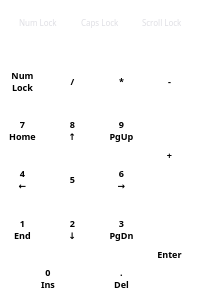
        <widget class="QWidget" name="widget_NumericKeyPad" native="true">
         <property name="sizePolicy">
          <sizepolicy hsizetype="Maximum" vsizetype="Preferred">
           <horstretch>0</horstretch>
           <verstretch>0</verstretch>
          </sizepolicy>
         </property>
         <property name="styleSheet">
          <string notr="true">background-color: rgba(0, 0, 0, 0);</string>
         </property>
         <layout class="QGridLayout" name="gridLayout_2">
          <property name="leftMargin">
           <number>0</number>
          </property>
          <property name="topMargin">
           <number>6</number>
          </property>
          <property name="rightMargin">
           <number>9</number>
          </property>
          <property name="bottomMargin">
           <number>0</number>
          </property>
          <property name="spacing">
           <number>3</number>
          </property>
          <item row="2" column="0">
           <widget class="QLabel" name="label_num">
            <property name="sizePolicy">
             <sizepolicy hsizetype="Fixed" vsizetype="Fixed">
              <horstretch>0</horstretch>
              <verstretch>0</verstretch>
             </sizepolicy>
            </property>
            <property name="minimumSize">
             <size>
              <width>45</width>
              <height>45</height>
             </size>
            </property>
            <property name="maximumSize">
             <size>
              <width>45</width>
              <height>45</height>
             </size>
            </property>
            <property name="font">
             <font>
              <family>微软雅黑</family>
              <pointsize>7</pointsize>
              <weight>75</weight>
              <bold>true</bold>
             </font>
            </property>
            <property name="styleSheet">
             <string notr="true"/>
            </property>
            <property name="text">
             <string>Num
Lock</string>
            </property>
            <property name="alignment">
             <set>Qt::AlignCenter</set>
            </property>
           </widget>
          </item>
          <item row="5" column="1">
           <widget class="QLabel" name="label_2r">
            <property name="sizePolicy">
             <sizepolicy hsizetype="Fixed" vsizetype="Fixed">
              <horstretch>0</horstretch>
              <verstretch>0</verstretch>
             </sizepolicy>
            </property>
            <property name="minimumSize">
             <size>
              <width>45</width>
              <height>45</height>
             </size>
            </property>
            <property name="maximumSize">
             <size>
              <width>45</width>
              <height>45</height>
             </size>
            </property>
            <property name="font">
             <font>
              <family>微软雅黑</family>
              <pointsize>7</pointsize>
              <weight>75</weight>
              <bold>true</bold>
             </font>
            </property>
            <property name="styleSheet">
             <string notr="true"/>
            </property>
            <property name="text">
             <string>2
↓</string>
            </property>
            <property name="alignment">
             <set>Qt::AlignCenter</set>
            </property>
           </widget>
          </item>
          <item row="4" column="1">
           <widget class="QLabel" name="label_5r">
            <property name="sizePolicy">
             <sizepolicy hsizetype="Fixed" vsizetype="Fixed">
              <horstretch>0</horstretch>
              <verstretch>0</verstretch>
             </sizepolicy>
            </property>
            <property name="minimumSize">
             <size>
              <width>45</width>
              <height>45</height>
             </size>
            </property>
            <property name="maximumSize">
             <size>
              <width>45</width>
              <height>45</height>
             </size>
            </property>
            <property name="font">
             <font>
              <family>微软雅黑</family>
              <pointsize>7</pointsize>
              <weight>75</weight>
              <bold>true</bold>
             </font>
            </property>
            <property name="styleSheet">
             <string notr="true"/>
            </property>
            <property name="text">
             <string>5</string>
            </property>
            <property name="alignment">
             <set>Qt::AlignCenter</set>
            </property>
           </widget>
          </item>
          <item row="5" column="3" rowspan="2">
           <widget class="QLabel" name="label_enterr">
            <property name="sizePolicy">
             <sizepolicy hsizetype="Fixed" vsizetype="Fixed">
              <horstretch>0</horstretch>
              <verstretch>0</verstretch>
             </sizepolicy>
            </property>
            <property name="minimumSize">
             <size>
              <width>45</width>
              <height>96</height>
             </size>
            </property>
            <property name="maximumSize">
             <size>
              <width>45</width>
              <height>96</height>
             </size>
            </property>
            <property name="font">
             <font>
              <family>微软雅黑</family>
              <pointsize>7</pointsize>
              <weight>75</weight>
              <bold>true</bold>
             </font>
            </property>
            <property name="styleSheet">
             <string notr="true"/>
            </property>
            <property name="text">
             <string>Enter</string>
            </property>
            <property name="alignment">
             <set>Qt::AlignCenter</set>
            </property>
           </widget>
          </item>
          <item row="3" column="0">
           <widget class="QLabel" name="label_7r">
            <property name="sizePolicy">
             <sizepolicy hsizetype="Fixed" vsizetype="Fixed">
              <horstretch>0</horstretch>
              <verstretch>0</verstretch>
             </sizepolicy>
            </property>
            <property name="minimumSize">
             <size>
              <width>45</width>
              <height>45</height>
             </size>
            </property>
            <property name="maximumSize">
             <size>
              <width>45</width>
              <height>45</height>
             </size>
            </property>
            <property name="font">
             <font>
              <family>微软雅黑</family>
              <pointsize>7</pointsize>
              <weight>75</weight>
              <bold>true</bold>
             </font>
            </property>
            <property name="styleSheet">
             <string notr="true"/>
            </property>
            <property name="text">
             <string>7
Home</string>
            </property>
            <property name="alignment">
             <set>Qt::AlignCenter</set>
            </property>
           </widget>
          </item>
          <item row="3" column="2">
           <widget class="QLabel" name="label_9r">
            <property name="sizePolicy">
             <sizepolicy hsizetype="Fixed" vsizetype="Fixed">
              <horstretch>0</horstretch>
              <verstretch>0</verstretch>
             </sizepolicy>
            </property>
            <property name="minimumSize">
             <size>
              <width>45</width>
              <height>45</height>
             </size>
            </property>
            <property name="maximumSize">
             <size>
              <width>45</width>
              <height>45</height>
             </size>
            </property>
            <property name="font">
             <font>
              <family>微软雅黑</family>
              <pointsize>7</pointsize>
              <weight>75</weight>
              <bold>true</bold>
             </font>
            </property>
            <property name="styleSheet">
             <string notr="true"/>
            </property>
            <property name="text">
             <string>9
PgUp</string>
            </property>
            <property name="alignment">
             <set>Qt::AlignCenter</set>
            </property>
           </widget>
          </item>
          <item row="4" column="2">
           <widget class="QLabel" name="label_6r">
            <property name="sizePolicy">
             <sizepolicy hsizetype="Fixed" vsizetype="Fixed">
              <horstretch>0</horstretch>
              <verstretch>0</verstretch>
             </sizepolicy>
            </property>
            <property name="minimumSize">
             <size>
              <width>45</width>
              <height>45</height>
             </size>
            </property>
            <property name="maximumSize">
             <size>
              <width>45</width>
              <height>45</height>
             </size>
            </property>
            <property name="font">
             <font>
              <family>微软雅黑</family>
              <pointsize>7</pointsize>
              <weight>75</weight>
              <bold>true</bold>
             </font>
            </property>
            <property name="styleSheet">
             <string notr="true"/>
            </property>
            <property name="text">
             <string>6
→</string>
            </property>
            <property name="alignment">
             <set>Qt::AlignCenter</set>
            </property>
           </widget>
          </item>
          <item row="4" column="0">
           <widget class="QLabel" name="label_4r">
            <property name="sizePolicy">
             <sizepolicy hsizetype="Fixed" vsizetype="Fixed">
              <horstretch>0</horstretch>
              <verstretch>0</verstretch>
             </sizepolicy>
            </property>
            <property name="minimumSize">
             <size>
              <width>45</width>
              <height>45</height>
             </size>
            </property>
            <property name="maximumSize">
             <size>
              <width>45</width>
              <height>45</height>
             </size>
            </property>
            <property name="font">
             <font>
              <family>微软雅黑</family>
              <pointsize>7</pointsize>
              <weight>75</weight>
              <bold>true</bold>
             </font>
            </property>
            <property name="styleSheet">
             <string notr="true"/>
            </property>
            <property name="text">
             <string>4
←</string>
            </property>
            <property name="alignment">
             <set>Qt::AlignCenter</set>
            </property>
           </widget>
          </item>
          <item row="5" column="0">
           <widget class="QLabel" name="label_1r">
            <property name="sizePolicy">
             <sizepolicy hsizetype="Fixed" vsizetype="Fixed">
              <horstretch>0</horstretch>
              <verstretch>0</verstretch>
             </sizepolicy>
            </property>
            <property name="minimumSize">
             <size>
              <width>45</width>
              <height>45</height>
             </size>
            </property>
            <property name="maximumSize">
             <size>
              <width>45</width>
              <height>45</height>
             </size>
            </property>
            <property name="font">
             <font>
              <family>微软雅黑</family>
              <pointsize>7</pointsize>
              <weight>75</weight>
              <bold>true</bold>
             </font>
            </property>
            <property name="styleSheet">
             <string notr="true"/>
            </property>
            <property name="text">
             <string>1
End</string>
            </property>
            <property name="alignment">
             <set>Qt::AlignCenter</set>
            </property>
           </widget>
          </item>
          <item row="2" column="3">
           <widget class="QLabel" name="label_minusr">
            <property name="sizePolicy">
             <sizepolicy hsizetype="Fixed" vsizetype="Fixed">
              <horstretch>0</horstretch>
              <verstretch>0</verstretch>
             </sizepolicy>
            </property>
            <property name="minimumSize">
             <size>
              <width>45</width>
              <height>45</height>
             </size>
            </property>
            <property name="maximumSize">
             <size>
              <width>45</width>
              <height>45</height>
             </size>
            </property>
            <property name="font">
             <font>
              <family>微软雅黑</family>
              <pointsize>7</pointsize>
              <weight>75</weight>
              <bold>true</bold>
             </font>
            </property>
            <property name="styleSheet">
             <string notr="true"/>
            </property>
            <property name="text">
             <string>-</string>
            </property>
            <property name="alignment">
             <set>Qt::AlignCenter</set>
            </property>
           </widget>
          </item>
          <item row="3" column="1">
           <widget class="QLabel" name="label_8r">
            <property name="sizePolicy">
             <sizepolicy hsizetype="Fixed" vsizetype="Fixed">
              <horstretch>0</horstretch>
              <verstretch>0</verstretch>
             </sizepolicy>
            </property>
            <property name="minimumSize">
             <size>
              <width>45</width>
              <height>45</height>
             </size>
            </property>
            <property name="maximumSize">
             <size>
              <width>45</width>
              <height>45</height>
             </size>
            </property>
            <property name="font">
             <font>
              <family>微软雅黑</family>
              <pointsize>7</pointsize>
              <weight>75</weight>
              <bold>true</bold>
             </font>
            </property>
            <property name="styleSheet">
             <string notr="true"/>
            </property>
            <property name="text">
             <string>8
↑</string>
            </property>
            <property name="alignment">
             <set>Qt::AlignCenter</set>
            </property>
           </widget>
          </item>
          <item row="6" column="0" colspan="2">
           <widget class="QLabel" name="label_0r">
            <property name="sizePolicy">
             <sizepolicy hsizetype="Fixed" vsizetype="Fixed">
              <horstretch>0</horstretch>
              <verstretch>0</verstretch>
             </sizepolicy>
            </property>
            <property name="minimumSize">
             <size>
              <width>96</width>
              <height>45</height>
             </size>
            </property>
            <property name="maximumSize">
             <size>
              <width>96</width>
              <height>45</height>
             </size>
            </property>
            <property name="font">
             <font>
              <family>微软雅黑</family>
              <pointsize>7</pointsize>
              <weight>75</weight>
              <bold>true</bold>
             </font>
            </property>
            <property name="styleSheet">
             <string notr="true"/>
            </property>
            <property name="text">
             <string>0
Ins</string>
            </property>
            <property name="alignment">
             <set>Qt::AlignCenter</set>
            </property>
           </widget>
          </item>
          <item row="2" column="2">
           <widget class="QLabel" name="label_multiply">
            <property name="sizePolicy">
             <sizepolicy hsizetype="Fixed" vsizetype="Fixed">
              <horstretch>0</horstretch>
              <verstretch>0</verstretch>
             </sizepolicy>
            </property>
            <property name="minimumSize">
             <size>
              <width>45</width>
              <height>45</height>
             </size>
            </property>
            <property name="maximumSize">
             <size>
              <width>45</width>
              <height>45</height>
             </size>
            </property>
            <property name="font">
             <font>
              <family>微软雅黑</family>
              <pointsize>7</pointsize>
              <weight>75</weight>
              <bold>true</bold>
             </font>
            </property>
            <property name="styleSheet">
             <string notr="true"/>
            </property>
            <property name="text">
             <string>*</string>
            </property>
            <property name="alignment">
             <set>Qt::AlignCenter</set>
            </property>
           </widget>
          </item>
          <item row="5" column="2">
           <widget class="QLabel" name="label_3r">
            <property name="sizePolicy">
             <sizepolicy hsizetype="Fixed" vsizetype="Fixed">
              <horstretch>0</horstretch>
              <verstretch>0</verstretch>
             </sizepolicy>
            </property>
            <property name="minimumSize">
             <size>
              <width>45</width>
              <height>45</height>
             </size>
            </property>
            <property name="maximumSize">
             <size>
              <width>45</width>
              <height>45</height>
             </size>
            </property>
            <property name="font">
             <font>
              <family>微软雅黑</family>
              <pointsize>7</pointsize>
              <weight>75</weight>
              <bold>true</bold>
             </font>
            </property>
            <property name="styleSheet">
             <string notr="true"/>
            </property>
            <property name="text">
             <string>3
PgDn</string>
            </property>
            <property name="alignment">
             <set>Qt::AlignCenter</set>
            </property>
           </widget>
          </item>
          <item row="2" column="1">
           <widget class="QLabel" name="label_divide">
            <property name="sizePolicy">
             <sizepolicy hsizetype="Fixed" vsizetype="Fixed">
              <horstretch>0</horstretch>
              <verstretch>0</verstretch>
             </sizepolicy>
            </property>
            <property name="minimumSize">
             <size>
              <width>45</width>
              <height>45</height>
             </size>
            </property>
            <property name="maximumSize">
             <size>
              <width>45</width>
              <height>45</height>
             </size>
            </property>
            <property name="font">
             <font>
              <family>微软雅黑</family>
              <pointsize>7</pointsize>
              <weight>75</weight>
              <bold>true</bold>
             </font>
            </property>
            <property name="styleSheet">
             <string notr="true"/>
            </property>
            <property name="text">
             <string>/</string>
            </property>
            <property name="alignment">
             <set>Qt::AlignCenter</set>
            </property>
           </widget>
          </item>
          <item row="6" column="2">
           <widget class="QLabel" name="label_dot">
            <property name="sizePolicy">
             <sizepolicy hsizetype="Fixed" vsizetype="Fixed">
              <horstretch>0</horstretch>
              <verstretch>0</verstretch>
             </sizepolicy>
            </property>
            <property name="minimumSize">
             <size>
              <width>45</width>
              <height>45</height>
             </size>
            </property>
            <property name="maximumSize">
             <size>
              <width>45</width>
              <height>45</height>
             </size>
            </property>
            <property name="font">
             <font>
              <family>微软雅黑</family>
              <pointsize>7</pointsize>
              <weight>75</weight>
              <bold>true</bold>
             </font>
            </property>
            <property name="styleSheet">
             <string notr="true"/>
            </property>
            <property name="text">
             <string>.
Del</string>
            </property>
            <property name="alignment">
             <set>Qt::AlignCenter</set>
            </property>
           </widget>
          </item>
          <item row="3" column="3" rowspan="2">
           <widget class="QLabel" name="label_plusr">
            <property name="sizePolicy">
             <sizepolicy hsizetype="Fixed" vsizetype="Fixed">
              <horstretch>0</horstretch>
              <verstretch>0</verstretch>
             </sizepolicy>
            </property>
            <property name="minimumSize">
             <size>
              <width>45</width>
              <height>96</height>
             </size>
            </property>
            <property name="maximumSize">
             <size>
              <width>45</width>
              <height>96</height>
             </size>
            </property>
            <property name="font">
             <font>
              <family>微软雅黑</family>
              <pointsize>7</pointsize>
              <weight>75</weight>
              <bold>true</bold>
             </font>
            </property>
            <property name="styleSheet">
             <string notr="true"/>
            </property>
            <property name="text">
             <string>+</string>
            </property>
            <property name="alignment">
             <set>Qt::AlignCenter</set>
            </property>
           </widget>
          </item>
          <item row="0" column="0" colspan="4">
           <widget class="QWidget" name="widget_led" native="true">
            <property name="sizePolicy">
             <sizepolicy hsizetype="Preferred" vsizetype="Fixed">
              <horstretch>0</horstretch>
              <verstretch>0</verstretch>
             </sizepolicy>
            </property>
            <property name="minimumSize">
             <size>
              <width>0</width>
              <height>23</height>
             </size>
            </property>
            <property name="maximumSize">
             <size>
              <width>16777215</width>
              <height>10</height>
             </size>
            </property>
            <property name="styleSheet">
             <string notr="true"/>
            </property>
            <layout class="QHBoxLayout" name="horizontalLayout">
             <property name="spacing">
              <number>3</number>
             </property>
             <property name="leftMargin">
              <number>0</number>
             </property>
             <property name="topMargin">
              <number>0</number>
             </property>
             <property name="rightMargin">
              <number>0</number>
             </property>
             <property name="bottomMargin">
              <number>0</number>
             </property>
             <item>
              <spacer name="horizontalSpacer_6">
               <property name="orientation">
                <enum>Qt::Horizontal</enum>
               </property>
               <property name="sizeHint" stdset="0">
                <size>
                 <width>40</width>
                 <height>20</height>
                </size>
               </property>
              </spacer>
             </item>
             <item>
              <widget class="QLabel" name="label_led1">
               <property name="sizePolicy">
                <sizepolicy hsizetype="Fixed" vsizetype="Fixed">
                 <horstretch>0</horstretch>
                 <verstretch>0</verstretch>
                </sizepolicy>
               </property>
               <property name="minimumSize">
                <size>
                 <width>8</width>
                 <height>8</height>
                </size>
               </property>
               <property name="maximumSize">
                <size>
                 <width>8</width>
                 <height>8</height>
                </size>
               </property>
               <property name="styleSheet">
                <string notr="true">border:none; 
border-radius:3px;
background-color: rgb(255, 255, 255);
</string>
               </property>
               <property name="text">
                <string/>
               </property>
              </widget>
             </item>
             <item alignment="Qt::AlignVCenter">
              <widget class="QLabel" name="label">
               <property name="font">
                <font>
                 <family>微软雅黑</family>
                 <pointsize>6</pointsize>
                </font>
               </property>
               <property name="styleSheet">
                <string notr="true">color: rgb(223, 223, 228);</string>
               </property>
               <property name="text">
                <string>Num Lock</string>
               </property>
              </widget>
             </item>
             <item>
              <spacer name="horizontalSpacer_4">
               <property name="orientation">
                <enum>Qt::Horizontal</enum>
               </property>
               <property name="sizeHint" stdset="0">
                <size>
                 <width>40</width>
                 <height>20</height>
                </size>
               </property>
              </spacer>
             </item>
             <item>
              <widget class="QLabel" name="label_led2">
               <property name="sizePolicy">
                <sizepolicy hsizetype="Fixed" vsizetype="Fixed">
                 <horstretch>0</horstretch>
                 <verstretch>0</verstretch>
                </sizepolicy>
               </property>
               <property name="minimumSize">
                <size>
                 <width>8</width>
                 <height>8</height>
                </size>
               </property>
               <property name="maximumSize">
                <size>
                 <width>8</width>
                 <height>8</height>
                </size>
               </property>
               <property name="styleSheet">
                <string notr="true">border:none; 
border-radius:3px;
background-color: rgb(255, 255, 255);
</string>
               </property>
               <property name="text">
                <string/>
               </property>
              </widget>
             </item>
             <item alignment="Qt::AlignVCenter">
              <widget class="QLabel" name="label_2">
               <property name="font">
                <font>
                 <family>微软雅黑</family>
                 <pointsize>6</pointsize>
                </font>
               </property>
               <property name="styleSheet">
                <string notr="true">color: rgb(223, 223, 228);</string>
               </property>
               <property name="text">
                <string>Caps Lock</string>
               </property>
              </widget>
             </item>
             <item>
              <spacer name="horizontalSpacer_5">
               <property name="orientation">
                <enum>Qt::Horizontal</enum>
               </property>
               <property name="sizeHint" stdset="0">
                <size>
                 <width>40</width>
                 <height>20</height>
                </size>
               </property>
              </spacer>
             </item>
             <item>
              <widget class="QLabel" name="label_led3">
               <property name="sizePolicy">
                <sizepolicy hsizetype="Fixed" vsizetype="Fixed">
                 <horstretch>0</horstretch>
                 <verstretch>0</verstretch>
                </sizepolicy>
               </property>
               <property name="minimumSize">
                <size>
                 <width>8</width>
                 <height>8</height>
                </size>
               </property>
               <property name="maximumSize">
                <size>
                 <width>8</width>
                 <height>8</height>
                </size>
               </property>
               <property name="styleSheet">
                <string notr="true">border:none; 
border-radius:3px;
background-color: rgb(255, 255, 255);
</string>
               </property>
               <property name="text">
                <string/>
               </property>
              </widget>
             </item>
             <item alignment="Qt::AlignVCenter">
              <widget class="QLabel" name="label_3">
               <property name="font">
                <font>
                 <family>微软雅黑</family>
                 <pointsize>6</pointsize>
                </font>
               </property>
               <property name="styleSheet">
                <string notr="true">color: rgb(223, 223, 228);</string>
               </property>
               <property name="text">
                <string>Scroll Lock</string>
               </property>
              </widget>
             </item>
             <item>
              <spacer name="horizontalSpacer_7">
               <property name="orientation">
                <enum>Qt::Horizontal</enum>
               </property>
               <property name="sizeHint" stdset="0">
                <size>
                 <width>40</width>
                 <height>20</height>
                </size>
               </property>
              </spacer>
             </item>
            </layout>
           </widget>
          </item>
          <item row="1" column="1">
           <spacer name="verticalSpacer_3">
            <property name="orientation">
             <enum>Qt::Vertical</enum>
            </property>
            <property name="sizeType">
             <enum>QSizePolicy::Fixed</enum>
            </property>
            <property name="sizeHint" stdset="0">
             <size>
              <width>20</width>
              <height>27</height>
             </size>
            </property>
           </spacer>
          </item>
         </layout>
        </widget>
